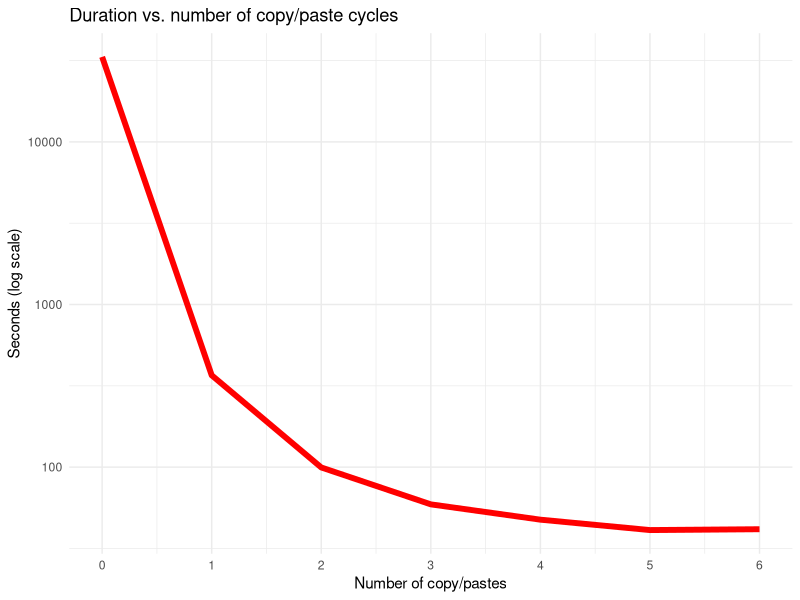

Generate this figure with R:
## ---- chunk 1
knitr::opts_chunk$set(echo = TRUE)
library(nloptr)
## ---- chunk 2
library(ggplot2)
g<-tibble::tibble(Num=0:6, Seconds=c(33333.83, 367,99.5,59,47.5,41,41.5))

ggplot(g,aes(Num,Seconds)) +geom_line(size=2, color='red') +scale_y_log10() +labs(title='Duration vs. number of copy/paste cycles',y='Seconds (log scale)',x='Number of copy/pastes') +scale_x_continuous(labels=0:6,breaks=0:6) +theme_minimal()
## ---- chunk 3
# Set up 2-part objective function to minimize (single keystrokes and auto-repeat keys)
eval_f <- function(x) ( x[1] + x[2] +0.5*sign(x[2]) )
# Set up constraint function to 1e6 values
eval_g0 <- function(x)  return( -(5*x[1] + 30*x[2] - 1e6))
# Initial guesses
x0 <- c(100,10000)
# Algo options (constrained optimization and tolerance)
opts <- list("algorithm"="NLOPT_LN_COBYLA",   "xtol_rel"=0.01)
# Run the minimization algo
res <- nloptr( x0=x0, eval_f=eval_f,eval_g_ineq = eval_g0, opts=opts,lb=c(0,0))
print(res)
## ---- chunk 4
# Set up 3-part objective function (single keystrokes, auto-repeat keys, and 1x c/p)
eval_f <- function(x) ( x[1] + x[2]+0.5*sign(x[2]) + x[3]+1.5*sign(x[3]) )
# Set up constraint function to 1e6 values
eval_g0 <- function(x)  return( -(5*x[1] + 30*x[2] + (5*x[1] + 30*x[2])*x[3] - 1e6))
# Initial guesses
x0 <- c(100,200,200)
# run the minimization algo
res <- nloptr( x0=x0, eval_f=eval_f,eval_g_ineq = eval_g0, opts=opts,lb=c(0,0,0))
print(res)
## ---- chunk 5
# Set up 4-part objective function (single keystrokes, auto-repeat keys, and 2x c/p)
eval_f <- function(x) ( x[1] + x[2]+0.5*sign(x[2]) + x[3]+1.5*sign(x[3]) + x[4]+1.5*sign(x[4]) )
# Set up constraint function to 1e6 values
eval_g0 <- function(x)  return( -(5*x[1] + 30*x[2] + (5*x[1] + 30*x[2])*x[3] + 
                                    ((5*x[1] + 30*x[2])*x[3])*x[4] - 1e6))
# Initial guesses
x0 <- c(100,100,100,100)
# Run the minimization algo
res <- nloptr( x0=x0, eval_f=eval_f,eval_g_ineq = eval_g0, opts=opts,lb=c(0,0,0,0))
print(res)
# Round the results and check there are over 1e6 characters and total time
(32*30) + (32*30)*32 + (32*30)*32*32 + 0.5 +32 +1.5 +32 +1.5 +32
(0.5 +32) +(1.5 +32) +(1.5 +32)
## ---- chunk 6
# Set up 5-part objective function (single keystrokes, auto-repeat keys, and 3x c/p)
eval_f <- function(x) ( x[1] + x[2]+0.5*sign(x[2]) + x[3]+1.5*sign(x[3]) + x[4]+1.5*sign(x[4]) + x[5]+1.5*sign(x[5]) )
# Set up constraint function to 1e6 values
eval_g0 <- function(x)  return( -(5*x[1] + 30*x[2] + (5*x[1] + 30*x[2])*x[3] + 
                                    ((5*x[1] + 30*x[2])*x[3])*x[4] +
                                  (((5*x[1] + 30*x[2])*x[3])*x[4])*x[5] - 1e6))
# Initial guesses
x0 <- c(0,32,32,32,32)
# Run the minimization algo
res <- nloptr( x0=x0, eval_f=eval_f,eval_g_ineq = eval_g0, opts=opts,lb=c(0,0,0,0,0))
print(res)
# Round the results and check there are over 1e6 characters and total time
(15*30) + (15*30)*13 + (15*30)*13*14 + (15*30)*13*14*12
(0.5 +15) +(1.5 +13) +(1.5 +14) +(1.5 +12)
## ---- chunk 7
# Set up 6-part objective function (single keystrokes, auto-repeat keys, and 4x c/p)
eval_f <- function(x) ( x[1] + x[2]+0.5*sign(x[2]) + x[3]+1.5*sign(x[3]) + x[4]+1.5*sign(x[4]) +  x[5]+1.5*sign(x[5]) +x[6]+1.5*sign(x[6]))
# Set up constraint function to 1e6 values
eval_g0 <- function(x)  return( -(5*x[1] + 30*x[2] + (5*x[1] + 30*x[2])*x[3] + 
                                    ((5*x[1] + 30*x[2])*x[3])*x[4] +
                                    (((5*x[1] + 30*x[2])*x[3])*x[4])*x[5] +
                                  ((((5*x[1] + 30*x[2])*x[3])*x[4])*x[5])*x[6]- 1e6))
# Initial guesses
x0 <- c(0,15,15,15,15,15)
# Run the minimization algo
res <- nloptr( x0=x0, eval_f=eval_f,eval_g_ineq = eval_g0, opts=opts,lb=c(0,0,0,0,0,0))
print(res)
# Round the results and check there are over 1e6 characters and total time
(14*30) + (14*30)*7 + (14*30)*7*7 + (14*30)*7*7*7 + (14*30)*7*7*7*6
(0.5 +14) +(1.5 +7) +(1.5 +7) +(1.5 +7) +(1.5+6)
## ---- chunk 8
# Set up 7-part objective function (single keystrokes, auto-repeat keys, and 5x c/p)
eval_f <- function(x) ( x[1] + x[2]+0.5*sign(x[2]) + x[3]+1.5*sign(x[3]) + x[4]+1.5*sign(x[4]) + x[5]+1.5*sign(x[5]) +x[6]+1.5*sign(x[6]) +x[7]+1.5*sign(x[7]))
# Set up constraint function to 1e6 values
eval_g0 <- function(x)  return( -(5*x[1] + 30*x[2] + (5*x[1] + 30*x[2])*x[3] + 
                                    ((5*x[1] + 30*x[2])*x[3])*x[4] +
                                    (((5*x[1] + 30*x[2])*x[3])*x[4])*x[5] +
                                    ((((5*x[1] + 30*x[2])*x[3])*x[4])*x[5])*x[6] +
                                    (((((5*x[1] + 30*x[2])*x[3])*x[4])*x[5])*x[6])*x[7] - 1e6))
# Initial guesses
x0 <- c(0,14,7,7,7,6,6)
# Run the minimization algo
res <- nloptr( x0=x0, eval_f=eval_f,eval_g_ineq = eval_g0, opts=opts,lb=c(0,0,0,0,0,0,0))
print(res)
# Round the results and check there are over 1e6 characters and total time
(6*30) + (6*30)*6 + (6*30)*6*6 + (6*30)*6*6*5 + (6*30)*6*6*5*5 + (6*30)*6*6*5*5*5
(0.5 +6) +(1.5 +6) +(1.5 +6) +(1.5 +5) +(1.5+5) +(1.5+5)
## ---- chunk 9
# Set up 8-part objective function (single keystrokes, auto-repeat keys, and 6x c/p)
eval_f <- function(x) ( x[1] + x[2]+0.5*sign(x[2]) + x[3]+1.5*sign(x[3]) + x[4]+1.5*sign(x[4]) + x[5]+1.5*sign(x[5]) +x[6]+1.5*sign(x[6]) +x[7]+1.5*sign(x[7]) +
                          +x[8]+1.5*sign(x[8]))
# Set up constraint function to 1e6 values
eval_g0 <- function(x)  return( -(5*x[1] + 30*x[2] + (5*x[1] + 30*x[2])*x[3] + 
                                    ((5*x[1] + 30*x[2])*x[3])*x[4] +
                                    (((5*x[1] + 30*x[2])*x[3])*x[4])*x[5] +
                                    ((((5*x[1] + 30*x[2])*x[3])*x[4])*x[5])*x[6] +
                                    (((((5*x[1] + 30*x[2])*x[3])*x[4])*x[5])*x[6])*x[7] +
                                    ((((((5*x[1] + 30*x[2])*x[3])*x[4])*x[5])*x[6])*x[7])*x[8]
                                    - 1e6))
# Initial guesses
x0 <- c(0,6,7,7,7,6,6,6)
# Run the minimization algo
res <- nloptr( x0=x0, eval_f=eval_f,eval_g_ineq = eval_g0, opts=opts,lb=c(0,0,0,0,0,0,0,0))
print(res)
# Round the results and check there are over 1e6 characters and total time
(5*30) + (5*30)*4 + (5*30)*4*5 + (5*30)*4*5*5 + (5*30)*4*5*5*4 + (5*30)*4*5*5*4*4 +(5*30)*4*5*5*4*4*3
(0.5 +6) +(1.5 +4) +(1.5 +5) +(1.5 +5) +(1.5+4) +(1.5+4) +(1.5+4)
